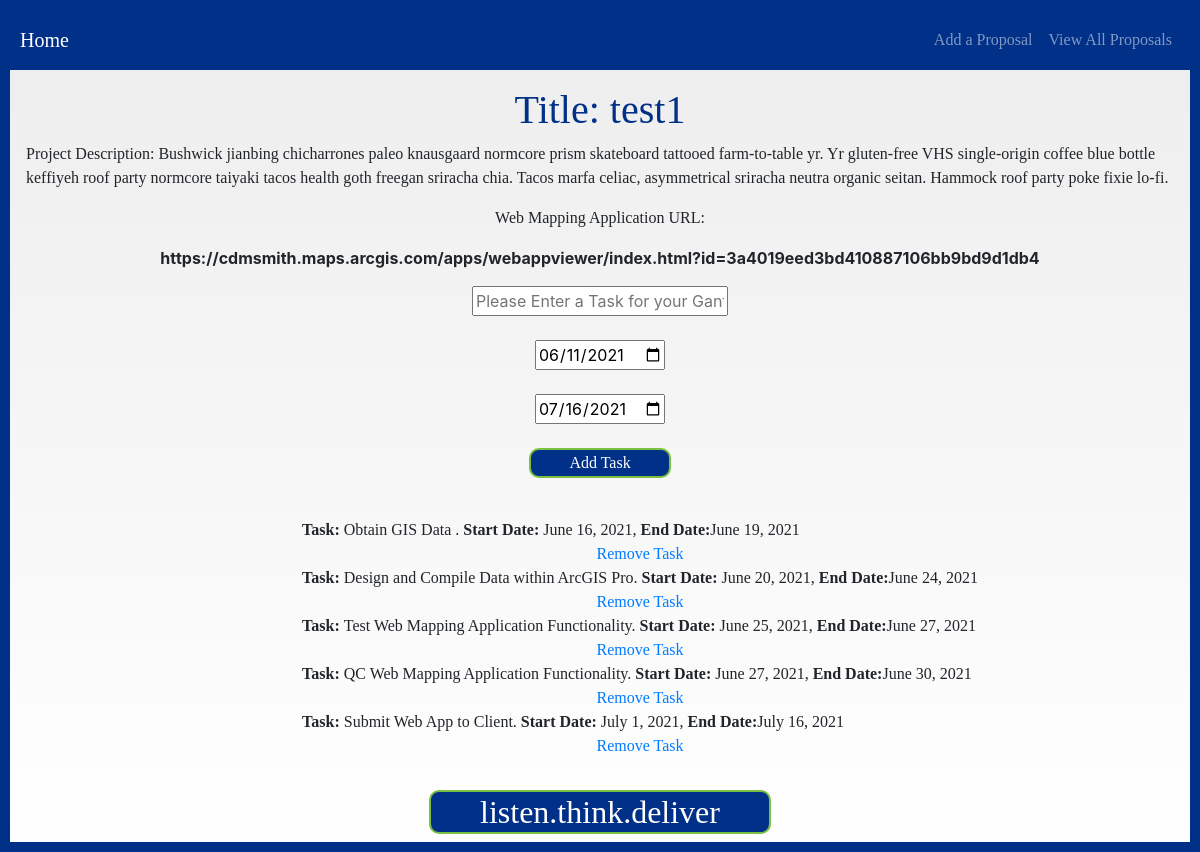
The page /details/1 on the database its author committed.
### Capstone_app/models.py (models this page shows, shortened)
class Proposal(models.Model):
    title = models.CharField(max_length=200)
    project_description = models.TextField(max_length=1000)
    map_id = models.URLField(max_length=200)
    project_date_start = models.DateField()
    project_date_end = models.DateField()
    gantt_title = models.CharField(max_length=100, null=True, blank=True)
    gantt_date_start = models.DateField(default=datetime.datetime.now)
    gantt_date_end = models.DateField(default=datetime.datetime.now)
    user = models.ForeignKey(
        User, on_delete=models.CASCADE, null=True, blank=True)

class Task(models.Model):
    taskItem = models.TextField()
    task_id = models.ForeignKey(Proposal, on_delete=models.CASCADE)
    gantt_date_start = models.DateField()
    gantt_date_end = models.DateField()

### Capstone_app/views.py (the view)
# urls.py: path('details/<int:id>', views.see_details, name = 'see_details'),
def see_details(request, id):
    details = Proposal.objects.get(id=id)
    context = {
        "details": details,
        "tasks": tasks
    }
    return render(request, 'pages/details.html', context)

### templates/pages/details.html (shortened to what this page needs)
{% extends 'base.html' %} {% block content %} {% csrf_token %}
<div id="main" class="proposal_info">
  <h1>Title: {{details.title}}</h1>
  <p class="project_description_details">
    Project Description: {{details.project_description}}
  </p>
  <p>Web Mapping Application URL:</p>
  <b>{{details.map_id}}</b>
</div>
<form action="{% url 'add_task' details.id %}" method="POST">
  <div class="task_input">
    <input
      class="openbtn"
      onclick="openNav()"
      id="myBtn"
      type="text"
      name="gantt_title"
      placeholder="Please Enter a Task for your Gantt Chart"
    />
    <br />
    <input
      class="closebtn"
      onclick="closeNav()"
      type="date"
      id="start_date"
      name="gantt_date_start"
      value="2021-06-11"
      min="2021-01-01"
      max="2030-12-31"
    />
    <br />
    <input
      class="closebtn"
      onclick="closeNav()"
      type="date"
      id="end_date"
      name="gantt_date_end"
      value="2021-07-16"
      min="2021-01-01"
      max="2030-12-31"
    />
    <br />
    <a><button type="submit" class="submit-button_details">Add Task</button></a>
  </div>
  <br />
  <div id="task_details" class="task_details">
    <ul>
      {% for t in details.task_set.all %}
      <ul>
        <b>Task: </b
        >{{t.taskItem}}.<b> Start Date:</b>
        {{t.gantt_date_start}},
        <b>End Date:</b
        >{{t.gantt_date_end}}
        <a name="delete_task" href="{% url 'delete_task' t.id %}"
          >Remove Task</a
        >
      </ul>
      {% endfor %}
    </ul>
  </div>
</form>
{% endblock %}

### static/css/site.css (style rules this page uses)
html { border: 10px solid rgb(0, 48, 135); position: inherit; }
body { background-color: white; font-family: "Myriad Pro"; display: flex; flex-direction: column; justify-content: center; align-items: center; background: rgba(237, 237, 237, 1); background: -moz-linear-gradient( top, rgba(237, 237, 237, 1) 0%, rgba(246, 246, 246, 1) 53%, rgba(255, 255, 255, 1) 100% ); background: -webkit-gradient( left top, left bottom, color-stop(0%, rgba(237, 237, 237, 1)), color-stop(53%, rgba(246, 246, 246, 1)), color-stop(100%, rgba(255, 255, 255, 1)) ); background: -webkit-linear-gradient( top, rgba(237, 237, 237, 1) 0%, rgba(246, 246, 246, 1) 53%, rgba(255, 255, 255, 1) 100% ); background: -o-linear-gradient( top, rgba(237, 237, 237, 1) 0%, rgba(246, 246, 246, 1) 53%, rgba(255, 255, 255, 1) 100% ); background: -ms-linear-gradient( top, rgba(237, 237, 237, 1) 0%, rgba(246, 246, 246, 1) 53%, rgba(255, 255, 255, 1) 100% ); background: linear-gradient( to bottom, rgba(237, 237, 237, 1) 0%, rgba(246, 246, 246, 1) 53%, rgba(255, 255, 255, 1) 100% ); filter: progid:DXImageTransform.Microsoft.gradient( startColorstr='#ededed', endColorstr='#ffffff', GradientType=0 ); }
p { font-family: "Myriad Pro"; display: flex; flex-direction: column; justify-content: center; align-items: center; }
h1 { color: rgb(0, 48, 135); font-family: "Myriad Pro"; display: flex; flex-direction: column; justify-content: center; align-items: center; }
ul { font-family: "Myriad Pro"; }
a { color: rgb(0, 48, 135); font-family: "Myriad Pro"; display: flex; flex-direction: column; justify-content: center; align-items: center; }
#main { transition: margin-left 0.5s; padding: 16px; }
#task_details { transition: margin-left 0.5s; padding: 16px; }
input { display: flex; flex-direction: column; justify-content: center; align-items: center; }
.proposal_info { transition: margin-left 0.5s; padding: 16px; display: flex; flex-direction: column; justify-content: center; align-items: center; }
.task_details { display: flex; flex-direction: column; justify-content: center; align-items: center; }
.task_input { display: flex; flex-direction: column; justify-content: center; align-items: center; }
.submit-button_details { font-family: "Myriad Pro"; color: #ffffff; background-color: #003087; width: 142px; border-radius: 10px 10px 10px 10px; -moz-border-radius: 10px 10px 10px 10px; -webkit-border-radius: 10px 10px 10px 10px; border: 2px solid #7ac143; }

### rows shown on the page
Proposal: title "test1", project_description "Bushwick jianbing chicharrones paleo knausgaard normcore prism skateboard tattooed farm-to-table yr. Yr gluten-free VHS single-origin coffee blue bottle keffiyeh roof party normcore taiyaki tacos health goth freegan sriracha chia. Tacos marfa celiac, asymmetrical sriracha neutra organic seitan. Hammock roof party poke fixie lo-fi.", map_id "https://cdmsmith.maps.arcgis.com/apps/webappviewer/index.html?id=3a4019eed3bd410887106bb9bd9d1db4"
Task: taskItem "Obtain GIS Data", gantt_date_start "June 16, 2021", gantt_date_end "June 19, 2021"
Task: taskItem "Design and Compile Data within ArcGIS Pro", gantt_date_start "June 20, 2021", gantt_date_end "June 24, 2021"
Task: taskItem "Test Web Mapping Application Functionality", gantt_date_start "June 25, 2021", gantt_date_end "June 27, 2021"
Task: taskItem "QC Web Mapping Application Functionality", gantt_date_start "June 27, 2021", gantt_date_end "June 30, 2021"
Task: taskItem "Submit Web App to Client", gantt_date_start "July 1, 2021", gantt_date_end "July 16, 2021"
